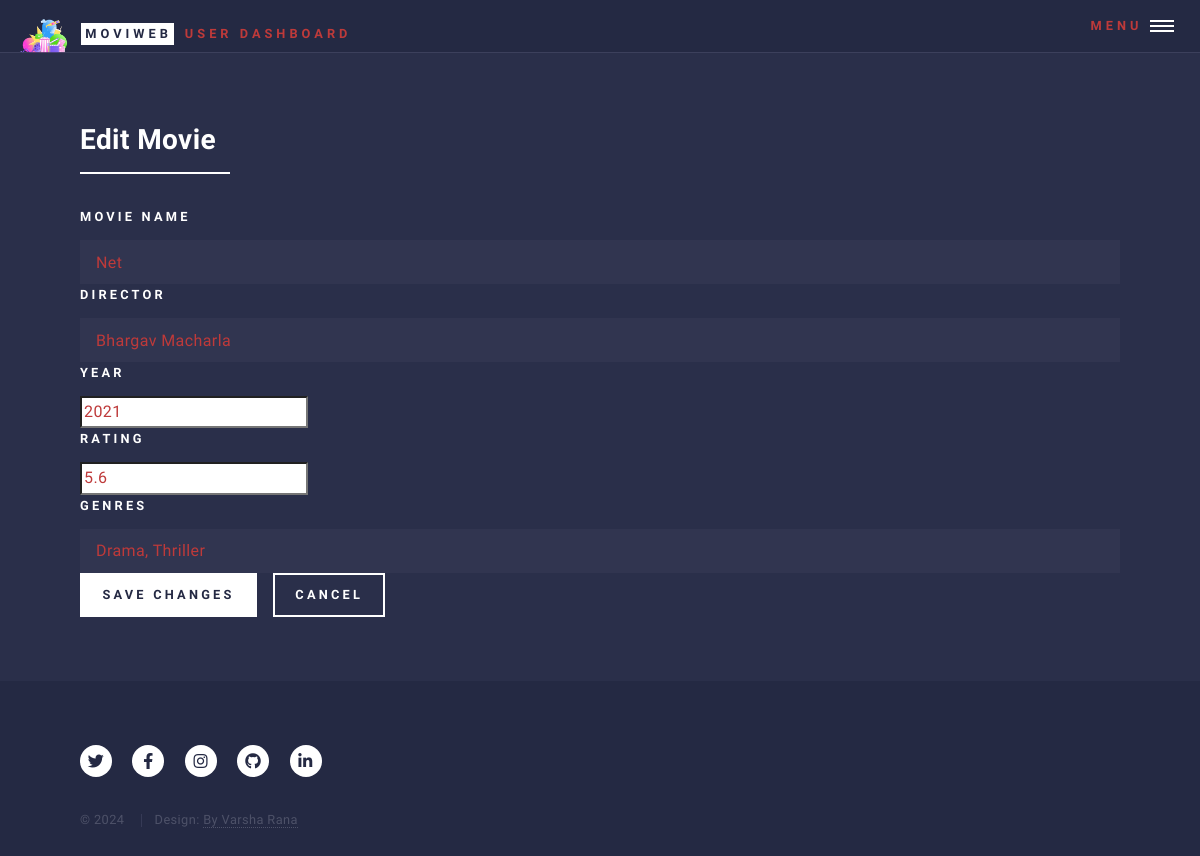
The app's page /user/edit_movie/3 (signed in) with its own data.
### models.py (models this page shows)
class Movie(db.Model):
    __tablename__ = 'movie'
    id = db.Column(db.Integer, primary_key=True)
    title = db.Column(db.String(100), nullable=False)
    year = db.Column(db.Integer, nullable=False)
    rating = db.Column(db.Float, nullable=False)
    poster = db.Column(db.String(255))  # Optional field to store movie posters
    plot = db.Column(db.Text)  # Optional field to store the plot
    imdbID = db.Column(db.String(255), nullable=True)  # IMDb ID or link
    trailer = db.Column(db.String(255), nullable=True)  # New field to store YouTube trailer URL
    user_id = db.Column(db.Integer, db.ForeignKey('user.id'))
    admin_id = db.Column(db.Integer, db.ForeignKey('admin.id'))
    director_id = db.Column(db.Integer, db.ForeignKey('director.id'), nullable=False)  # Foreign key to Director
    genres = db.relationship('Genre', secondary=movie_genre, backref='movies')
    favorites = db.relationship('Favorite', back_populates='movie', lazy=True)  # Add this line

class Director(db.Model):
    __tablename__ = 'director'
    id = db.Column(db.Integer, primary_key=True)
    name = db.Column(db.String(100), nullable=False, unique=True)
    movies = db.relationship('Movie', backref='director', lazy=True)

class Genre(db.Model):
    __tablename__ = 'genre'
    id = db.Column(db.Integer, primary_key=True)
    name = db.Column(db.String(50), unique=True, nullable=False)

### blueprints/user.py (the view)
@user_bp.route('/edit_movie/<int:movie_id>', methods=['GET', 'POST'])
def user_edit_movie(movie_id):
    if not user_logged_in():
        return handle_not_logged_in()  # Handle case where user is not logged in
    user = user_logged_in()
    if user is None:
        return handle_invalid_user()
    movie = Movie.query.get_or_404(movie_id)
    if movie.user_id != user.id:
        flash('You are not authorized to edit this movie.', 'warning')
        return redirect(url_for('user_bp.my_movies'))
    if request.method == 'POST':
        return handle_movie_update(movie)
    genres = Genre.query.all()  # To display available genres
    return render_template('user_edit_movie.html', movie=movie, genres=genres, user=user)

### blueprints/common_fun.py (called while the page is built)
def user_logged_in():
    user_id = session.get('user_id')
    if user_id:
        return User.query.get(user_id)  # This should return the User object or None
    return None

### templates/user/user_edit_movie.html (shortened to what this page needs)
<!DOCTYPE HTML>
<html>
<head>
    <link rel="stylesheet" href="../../static/css/main.css"/>
</head>
<body class="is-preload">
<div id="wrapper">
    <header id="header" class="alt">
        {% include 'partials/user_header.html' %}
    </header>
    <div id="main">
        <section id="edit-movie">
            <div class="inner">
                <header class="major">
                    <h2>Edit Movie</h2>
                </header>
                <form action="{{ url_for('user_bp.user_edit_movie', movie_id=movie.id) }}" method="post">
                    <div class="field">
                        <label for="title">Movie Name</label>
                        <input type="text" name="title" id="title" value="{{ movie.title }}" required/>
                    </div>
                    <div class="field">
                        <label for="director">Director</label>
                        <input type="text" name="director" id="director" value="{{ movie.director.name }}" required/>
                    </div>
                    <div class="field">
                        <label for="year">Year</label>
                        <input type="number" name="year" id="year" value="{{ movie.year }}" required/>
                    </div>
                    <div class="field">
                        <label for="rating">Rating</label>
                        <input type="number" step="0.1" name="rating" id="rating" value="{{ movie.rating }}" required/>
                    </div>
                    <div class="field">
                        <label for="genres">Genres</label>
                        <input type="text" name="genres" id="genres"
                            value="{% for genre in movie.genres %}{{ genre.name }}{% if not loop.last %}, {% endif %}{% endfor %}"
                            placeholder="Enter genres separated by commas (eg. Action, Crime, Drama)" />
                    </div>
                    <ul class="actions">
                        <li><input type="submit" value="Save Changes" class="primary"/></li>
                        <li><a href="{{ url_for('user_bp.my_movies', user_id=user.id) }}" class="button">Cancel</a></li>
                    </ul>
                </form>
            </div>
        </section>
    </div>
    <footer id="footer">
        {% include 'partials/movie_web_app_footer.html' %}
    </footer>
</div>
</body>
</html>

### records on screen
Movie: title "Net", year "2021", rating "5.6"
Director: director "Bhargav Macharla"
Genre: genres "Drama, Thriller"
